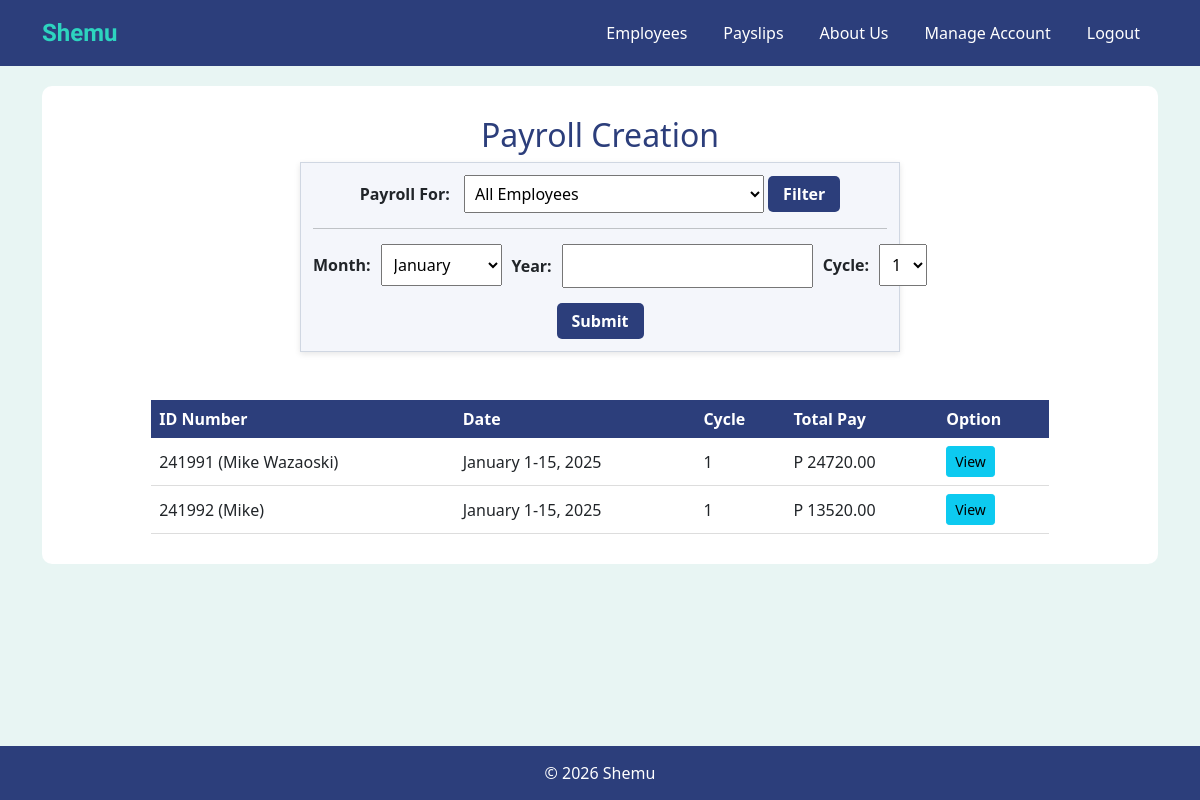
The page /payslips/2/ on the database as committed earlier.
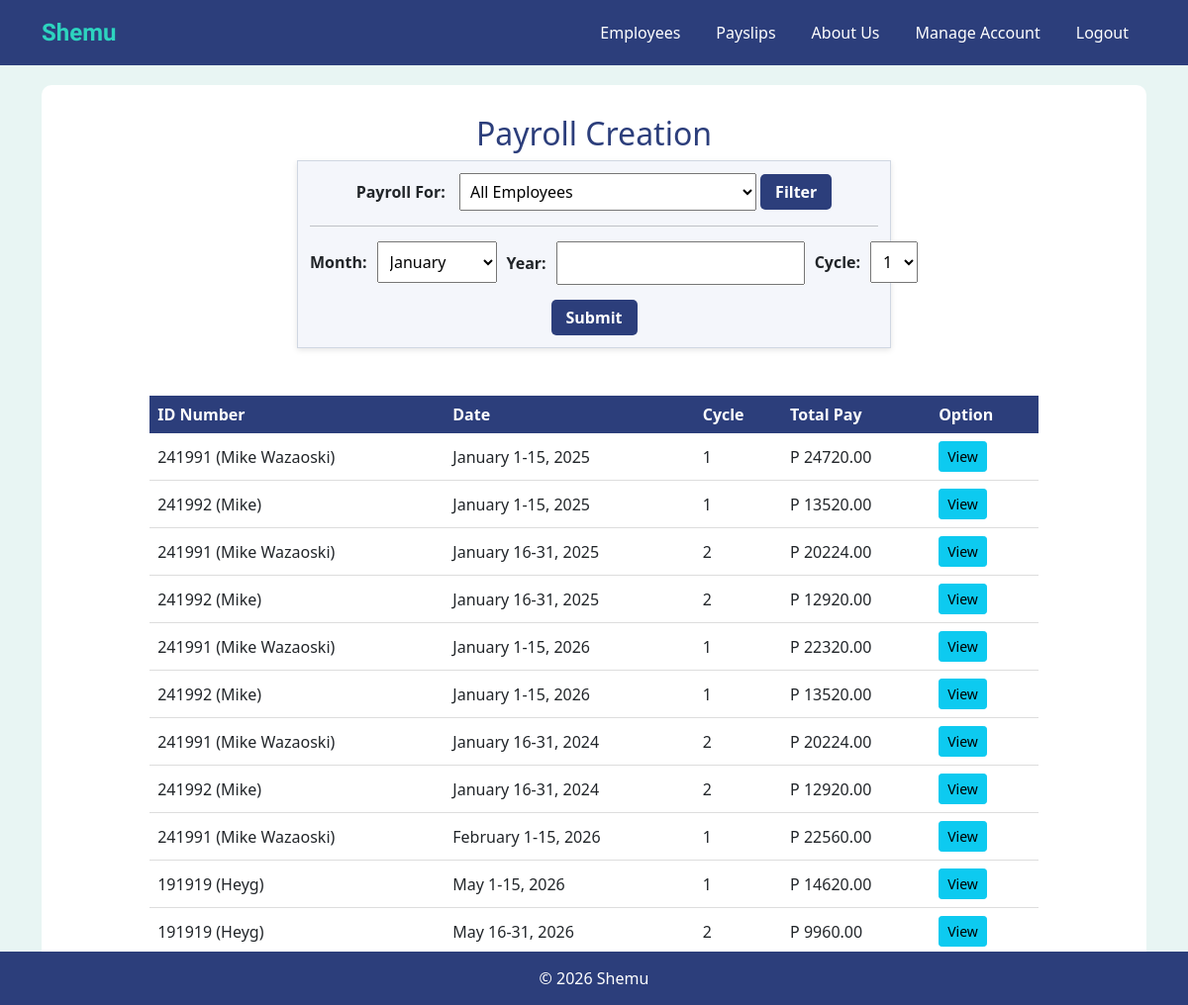
The same page on the database as committed later.
### shemuapp/models.py (models this page shows, shortened)
class Payslip(models.Model): #Payslip Attributes
    id_number = models.ForeignKey('Employee', on_delete=models.CASCADE, related_name='payslips')
    month = models.CharField(max_length=20)
    date_range = models.CharField(max_length=50)
    year = models.PositiveIntegerField(
        validators=[
            MinValueValidator(1),
            MaxValueValidator(9999)
        ],
        help_text="Enter a 4-digit year"
    )
    pay_cycle = models.IntegerField()
    rate = models.FloatField()
    earnings_allowance = models.FloatField(default=0)
    deductions_tax = models.FloatField(default=0)
    deductions_health = models.FloatField(default=0)
    pag_ibig = models.FloatField(default=0)
    sss = models.FloatField(default=0)
    overtime = models.FloatField(default=0)
    total_pay = models.FloatField()

class Employee(models.Model):
    name = models.CharField(max_length=300)
    id_number = models.CharField(max_length=300, unique=True)
    rate = models.DecimalField(max_digits=10, decimal_places=2)
    overtime_pay = models.DecimalField(max_digits=10, decimal_places=2,null=True, blank=True)
    allowance = models.DecimalField(max_digits=10, decimal_places=2, null=True, blank=True)

### shemuapp/views.py (the view, shortened to what this page needs)
# urls.py: path('payslips/', views.payslips, name='payslips'),
def payslips(request, pk):
    account = get_object_or_404(Account, pk=pk)
    all_employees = Employee.objects.all()
    all_payslips = Payslip.objects.all().select_related('id_number')
    months = ['January', 'February', 'March',
              'April', 'May', 'June',
              'July', 'August', 'September',
              'October', 'November', 'December']
    return render(request, 'payslips.html', {
        'employees': all_employees,
        'payslips': all_payslips,
        'months': months,
        'pk': pk,
        'current_user': account.getUsername()
    })

### shemuapp/models.py (called while the page is built)
    def getUsername(self):
        return self.username

### shemuapp/templates/payslips.html (shortened to what the changed rows need)
{% extends 'base.html' %}
{% block content %}
<div style="text-align:center;">
    <h2>Payroll Creation</h2>
    <br><br>
    <table cellpadding="8" style="
        margin:auto;
        border-collapse:collapse;
        width:85%;
        background-color:white;">
        <tr style="
            background-color:#2c3e7b;
            color:white;">
            <th>ID Number</th>
            <th>Date</th>
            <th>Cycle</th>
            <th>Total Pay</th>
            <th>Option</th>
        </tr>
        {% for payslip in payslips %}
        <tr style="
            background-color:white;
            border-bottom:1px solid #ddd;">
            <td>{{ payslip.id_number.id_number }} ({{ payslip.id_number.name }})</td>
            <td>
                {{ payslip.month }}
                {{ payslip.date_range }},
                {{ payslip.year }}
            </td>
            <td>{{ payslip.pay_cycle }}</td>
            <td>P {{ payslip.total_pay|floatformat:2 }}</td>
            <td>
                <a class="btn btn-info btn-sm" href="{% url 'view_payslip' pk=pk payslip_id=payslip.id %}"> View </a>
            </td>
        </tr>
        {% endfor %}
    </table>
</div>
{% endblock %}

Rows that differ between the two databases and show on the page:
added Payslip: id_number.id_number "241991", id_number.name "Mike Wazaoski", month "January", date_range "16-31", year "2025", pay_cycle "2", total_pay "20224.00"
added Payslip: id_number.id_number "241992", id_number.name "Mike", month "January", date_range "16-31", year "2025", pay_cycle "2", total_pay "12920.00"
added Payslip: id_number.id_number "241991", id_number.name "Mike Wazaoski", month "January", date_range "1-15", year "2026", pay_cycle "1", total_pay "22320.00"
added Payslip: id_number.id_number "241992", id_number.name "Mike", month "January", date_range "1-15", year "2026", pay_cycle "1", total_pay "13520.00"
added Payslip: id_number.id_number "241991", id_number.name "Mike Wazaoski", month "January", date_range "16-31", year "2024", pay_cycle "2", total_pay "20224.00"
added Payslip: id_number.id_number "241992", id_number.name "Mike", month "January", date_range "16-31", year "2024", pay_cycle "2", total_pay "12920.00"
added Payslip: id_number.id_number "241991", id_number.name "Mike Wazaoski", month "February", date_range "1-15", year "2026", pay_cycle "1", total_pay "22560.00"
added Payslip: id_number.id_number "191919", id_number.name "Heyg", month "May", date_range "1-15", year "2026", pay_cycle "1", total_pay "14620.00"
added Payslip: id_number.id_number "191919", id_number.name "Heyg", month "May", date_range "16-31", year "2026", pay_cycle "2", total_pay "9960.00"
